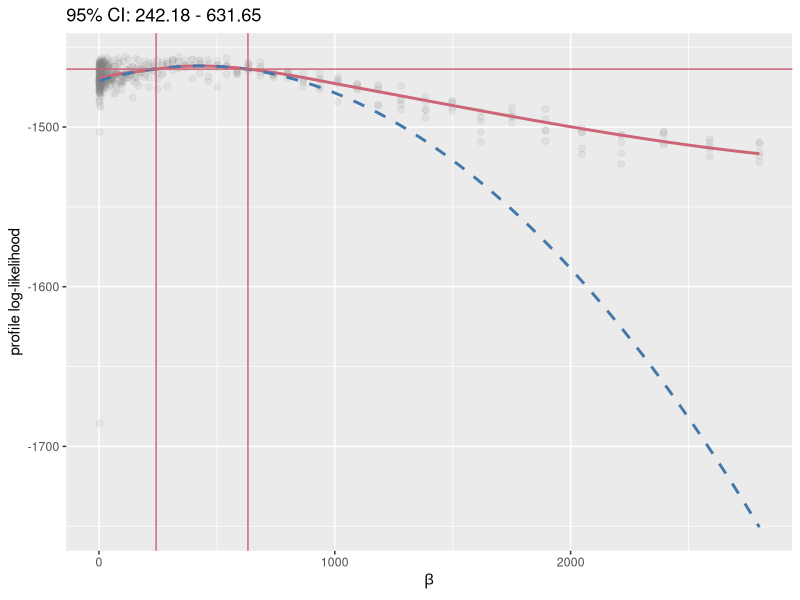
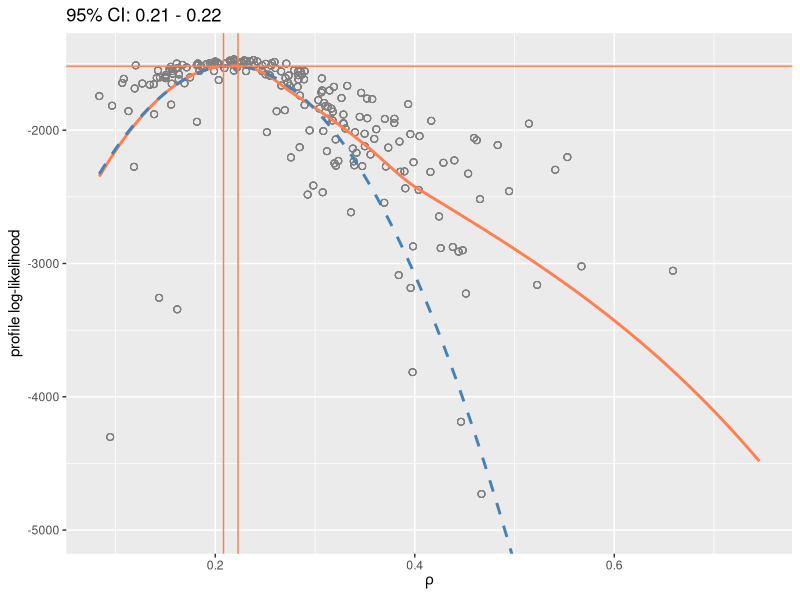

Reproduce these figures in R, in order.
# analyze-likelihood-profiles.R

mcap <- function(lp,parameter,confidence=0.95,lambda=0.75,Ngrid=1000)
{
  smooth_fit <- loess(lp ~ parameter,span=lambda)
  parameter_grid <- seq(min(parameter), max(parameter), length.out = Ngrid)
  smoothed_loglik <- predict(smooth_fit,newdata=parameter_grid)
  smooth_arg_max <- parameter_grid[which.max(smoothed_loglik)]
  dist <- abs(parameter-smooth_arg_max)
  included <- dist < sort(dist)[trunc(lambda*length(dist))]
  maxdist <- max(dist[included])
  weight <- rep(0,length(parameter))
  weight[included] <- (1-(dist[included]/maxdist)^3)^3
  quadratic_fit <- lm(lp ~ a + b, weight=weight,
                      data = data.frame(lp=lp,b=parameter,a=-parameter^2)
  )
  b <- unname(coef(quadratic_fit)["b"] )
  a <- unname(coef(quadratic_fit)["a"] )
  m <- vcov(quadratic_fit)
  var_b <- m["b","b"]
  var_a <- m["a","a"]
  cov_ab <- m["a","b"]
  se_mc_squared <- (1 / (4 * a^2)) * (var_b - (2 * b/a) * cov_ab + (b^2 / a^2) * var_a)
  se_stat_squared <- 1/(2*a)
  se_total_squared <- se_mc_squared + se_stat_squared
  delta <- qchisq(confidence,df=1) * ( a * se_mc_squared + 0.5)
  delta_line <- max(smoothed_loglik) - delta
  loglik_diff <- max(smoothed_loglik) - smoothed_loglik
  ci <- range(parameter_grid[loglik_diff < delta])
  list(lp=lp,parameter=parameter,confidence=confidence,
       quadratic_fit=quadratic_fit, quadratic_max=b/(2*a),
       smooth_fit=smooth_fit,
       fit=data.frame(
         parameter=parameter_grid,
         smoothed=smoothed_loglik,
         quadratic=predict(quadratic_fit, list(b = parameter_grid, a = -parameter_grid^2))
       ),
       mle=smooth_arg_max, ci=ci, delta=delta, delta_line=delta_line,
       se_stat=sqrt(se_stat_squared), se_mc=sqrt(se_mc_squared), se=sqrt(se_total_squared)
  )
}


# Load packages -----------------------------------------------------------

library(tidyverse)
library(ggthemes)



# Niamey, beta profile ----------------------------------------------------
profile_data <- read.csv("../results/loglik-profile-beta-Niamey.csv") %>%
  slice(2:n()) %>%
  drop_na()

do_param <- unique(profile_data$parameter)
mcap_out <- mcap(lp = profile_data$loglik, parameter = profile_data$value)

ggplot(mcap_out$fit, aes(x=parameter)) +
  geom_point(data = profile_data, aes(x = value, y = loglik), shape = 19, size = 2, color = "grey50", alpha = 0.1) +
  geom_line(aes(y = smoothed), color = ptol_pal()(2)[2], size = 1) +
  geom_line(aes(y = quadratic), color = ptol_pal()(2)[1], linetype = 2, size = 1) +
  geom_vline(aes(xintercept = mcap_out$ci[1]), color = ptol_pal()(2)[2]) +
  geom_vline(aes(xintercept = mcap_out$ci[2]), color = ptol_pal()(2)[2]) +
  geom_hline(aes(yintercept = mcap_out$delta_line), color = ptol_pal()(2)[2]) +
  labs(x = expression(beta), y = "profile log-likelihood") +
  # coord_cartesian(xlim = c(50, 1000), ylim = c(-1500, -1450)) +
  ggtitle(paste0("95% CI: ", round(mcap_out$ci,2)[1], " - ", round(mcap_out$ci,2)[2]))


# Niamey, rho profile -----------------------------------------------------

profile_data <- read.csv("../results/loglik-profile-rho-Niamey.csv") %>%
  slice(2:n()) %>%
  drop_na()

do_param <- unique(profile_data$parameter)
mcap_out <- mcap(lp = profile_data$loglik, parameter = profile_data$value)

ggplot(mcap_out$fit, aes(x=parameter)) +
  geom_point(data = profile_data, aes(x = value, y = loglik), shape = 1, size = 2, color = "grey50") +
  geom_line(aes(y = smoothed), color = "coral", size = 1) +
  geom_line(aes(y = quadratic), color = "steelblue", linetype = 2, size = 1) +
  geom_vline(aes(xintercept = mcap_out$ci[1]), color = "coral") +
  geom_vline(aes(xintercept = mcap_out$ci[2]), color = "coral") +
  geom_hline(aes(yintercept = mcap_out$delta_line), color = "coral") +
  labs(x = expression(rho), y = "profile log-likelihood") +
  coord_cartesian(ylim = c(-5000, -1450)) +
  ggtitle(paste0("95% CI: ", round(mcap_out$ci,2)[1], " - ", round(mcap_out$ci,2)[2]))



# all_params <- all_profile_data$parameter
# counter = 1
# gout <- list()
# for(do_param in all_params){
#   profile_data <- filter(all_profile_data, parameter == do_param) %>% drop_na()
#   
#   test <- mcap(lp = profile_data$loglik, parameter = profile_data$value)
#   
#   ggplot(test$fit, aes(x=parameter)) +
#     geom_point(data = profile_data, aes(x = value, y = loglik), size = 2, color = "grey50") +
#     geom_line(aes(y = smoothed), color = "coral", size = 1) +
#     geom_line(aes(y = quadratic), color = "steelblue", linetype = 2, size = 1) +
#     geom_vline(aes(xintercept = test$ci[1]), color = "coral") +
#     geom_vline(aes(xintercept = test$ci[2]), color = "coral") +
#     geom_hline(aes(yintercept = test$delta_line), color = "coral") +
#     labs(x = "parameter value", y = "profile log-likelihood") +
#     ggtitle(paste0(do_param," 95% CI: ", round(test$ci,2)[1], " - ", round(test$ci,2)[2]))
# 
#   counter = counter+1
# }

